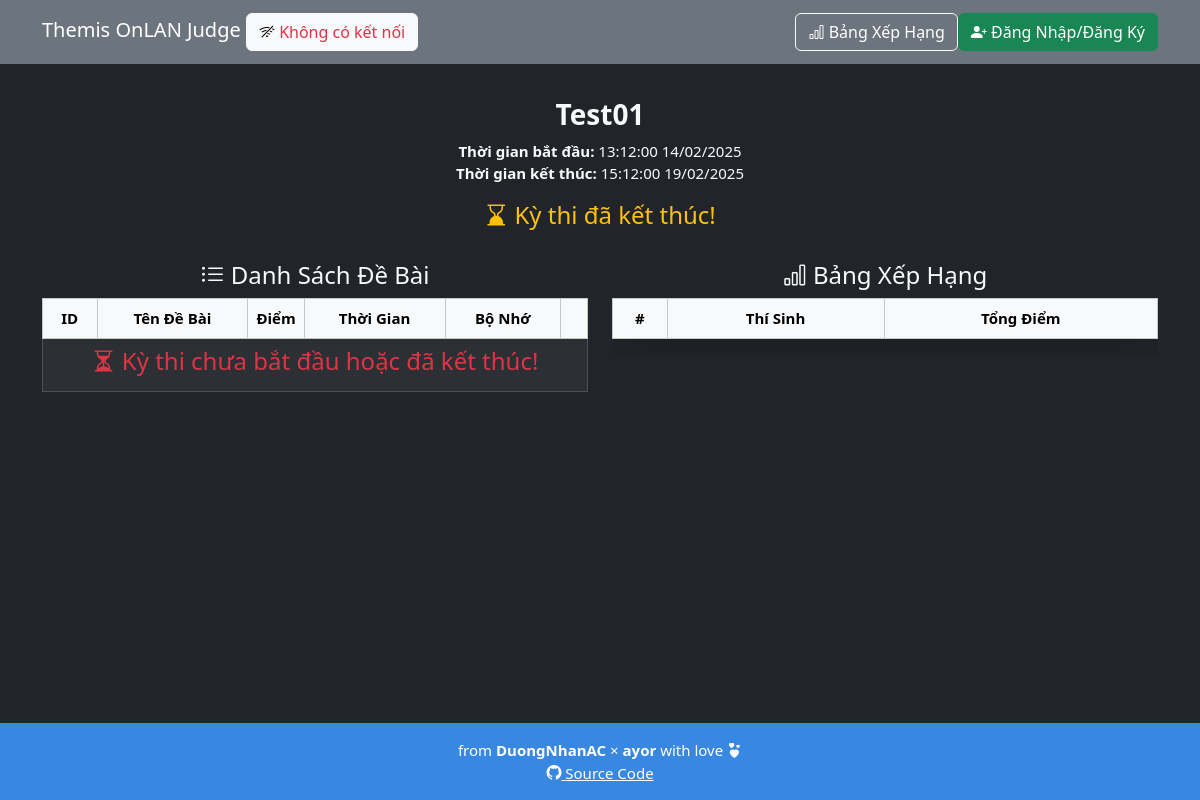
/, run on an earlier commit of the app's database.
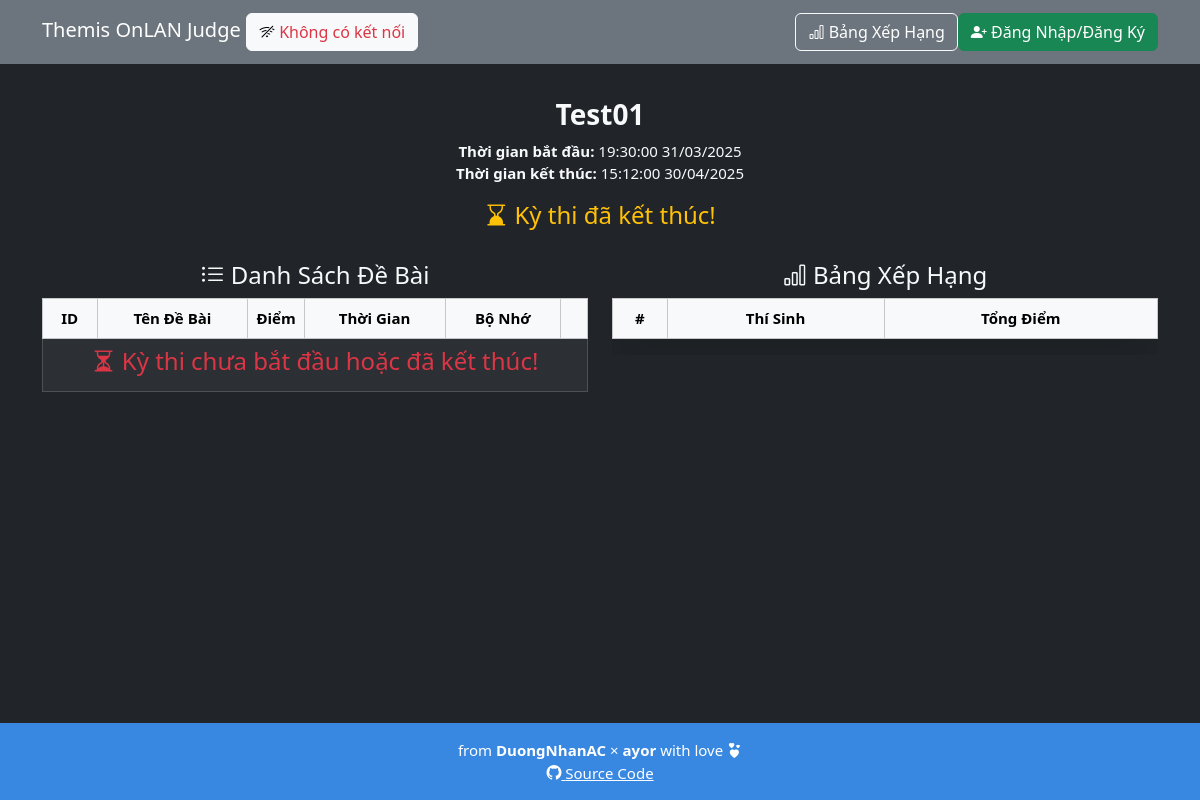
And on a later commit of the database.
### tables this page shows
CREATE TABLE IF NOT EXISTS `contest_settings` (
  `id` int(11) NOT NULL AUTO_INCREMENT,
  `title` varchar(255) NOT NULL,
  `start_time` datetime NOT NULL,
  `end_time` datetime NOT NULL,
  `submission_path` varchar(255) NOT NULL,
  `allow_registration` tinyint(1) DEFAULT 1,
  PRIMARY KEY (`id`)
);

### index.php (the view, shortened to what the changed rows need)
<?php
require 'config.php';
$contest = $pdo->query("SELECT * FROM contest_settings WHERE id = 1")->fetch(PDO::FETCH_ASSOC);
$startTime = strtotime($contest['start_time']);
$endTime = strtotime($contest['end_time']);
$now = time();
$problems = $pdo->query("SELECT * FROM problems WHERE order_id >= 1 ORDER BY order_id ASC")->fetchAll(PDO::FETCH_ASSOC);
?>
<!DOCTYPE html>
<html lang="vi">
<head>
	<link rel="stylesheet" href="assets/css/bootstrap.min.css">
	<link rel="stylesheet" href="assets/css/bootstrap-icons.css">
	<link href="assets/css/prism.css" rel="stylesheet">
	<link rel="stylesheet" href="assets/css/styles.css">
	<link rel="stylesheet" href="assets/css/katex.min.css">
</head>
<body class="bg-dark text-light">
	<div class="container my-4 text-center">
		<h3><?= htmlspecialchars($contest['title']) ?></h3>
		<p>
			<strong>Thời gian bắt đầu:</strong> <?= date("H:i:s d/m/Y", $startTime) ?><br>
			<strong>Thời gian kết thúc:</strong> <?= date("H:i:s d/m/Y", $endTime) ?>
		</p>
		<h4 id="countdown" class="text-warning" data-start-time="<?= $startTime ?>" data-end-time="<?= $endTime ?>"></h4>
	</div>
	<div class="container">
		<div class="row">
			<?php if ($now >= $startTime && $now < $endTime): ?>
				<div class="col-md-6">
					<h4 class="text-center"><i class="bi bi-list-ul"></i> Danh Sách Đề Bài</h4>
					<table class="table table-bordered table-dark table-striped table-hover">
						<thead class="table-light text-dark text-center align-middle">
							<tr>
								<th style="width: 10%;">ID</th>
								<th style="min-width: 25%;">Tên Đề Bài</th>
								<th style="width: 5%;">Điểm</th>
								<th style="min-width: 15%;">Thời Gian</th>
								<th style="min-width: 15%;">Bộ Nhớ</th>
								<th style="min-width: 10%;"></th>
							</tr>
						</thead>
						<tbody>
							<?php foreach ($problems as $problem): ?>
							<tr class="align-middle">
								<td><?= htmlspecialchars($problem['name']) ?></td>
								<td><?= htmlspecialchars($problem['full_name']) ?></td>
								<td class="text-center"><?= htmlspecialchars($problem['total_score']) ?></td>
								<td class="text-center"><?= htmlspecialchars($problem['time_limit']) ?>s</td>
								<td class="text-center"><?= htmlspecialchars($problem['memory_limit']) ?>MiB</td>
								<td class="text-center">
									<button class="btn btn-info btn-sm" onclick="viewProblem('<?= htmlspecialchars($problem['name']) ?>')"><i class="bi bi-eye"></i></button>
									<?php if (isset($_SESSION['user_id'])): ?>
										<button class="btn btn-secondary btn-sm viewHistory" data-problem="<?php echo $problem['name']; ?>"><i class="bi bi-clock-history"></i></button>
									<?php endif; ?>
									<div class="modal fade" id="historyModal" tabindex="-1" aria-labelledby="historyModalLabel" aria-hidden="true">
										<div class="modal-dialog modal-lg">
											<div class="modal-content bg-dark text-light">
												<div class="modal-header">
													<h5 class="modal-title" id="historyModalLabel">Lịch sử nộp bài</h5>
													<button type="button" class="btn-close btn-close-white" data-bs-dismiss="modal" aria-label="Đóng"></button>
												</div>
												<div class="modal-body">
													<table class="table table-dark table-striped table-hover text-center align-middle">
														<thead class="table-light text-dark text-center">
															<tr>
																<th style="width: 10%;">Thời gian</th>
																<th style="width: 8%;">Điểm</th>
																<th style="width: 8%;">Trạng thái</th>
																<th >Ngôn ngữ</th>
																<th style="width: 30%;">Mã nguồn</th>
																<th style="width: 32%;">Chi tiết chấm</th>
															</tr>
														</thead>
														<tbody id="historyTable"></tbody>
													</table>
												</div>
											</div>
										</div>
									</div>
								</td>
							</tr>
							<?php endforeach; ?>
						</tbody>
					</table>
				</div>
			<?php else: ?>
				<div class="col-md-6">
					<table class="table table-bordered table-dark table-striped table-hover">
						<thead class="table-light text-dark text-center align-middle">
							<tr>
								<th style="width: 10%;">ID</th>
								<th style="min-width: 25%;">Tên Đề Bài</th>
								<th style="width: 5%;">Điểm</th>
								<th style="min-width: 15%;">Thời Gian</th>
								<th style="min-width: 15%;">Bộ Nhớ</th>
								<th style="min-width: 10%;"></th>
							</tr>
						</thead>
					</table>
				</div>
			<?php endif; ?>
			<div class="col-md-6">
				<div class="table-responsive">
					<table class="table table-dark table-bordered table-hover rounded-3 shadow-lg" id="rankingTable">
					<thead class="table-light text-dark text-center">
						<tr>
							<th style="width: 10%;">#</th>
							<th>Thí Sinh</th>
							<th style="min-width: 30%;">Tổng Điểm</th>
						</tr>
					</thead>
				</table>
				</div>
			</div>
		</div>
	</div>
</body>
</html>

What changed in the data, as far as the page shows it:
changed contest_settings "Test01": start_time "13:12:00 14/02/2025" → "19:30:00 31/03/2025"; end_time "15:12:00 19/02/2025" → "15:12:00 30/04/2025"
